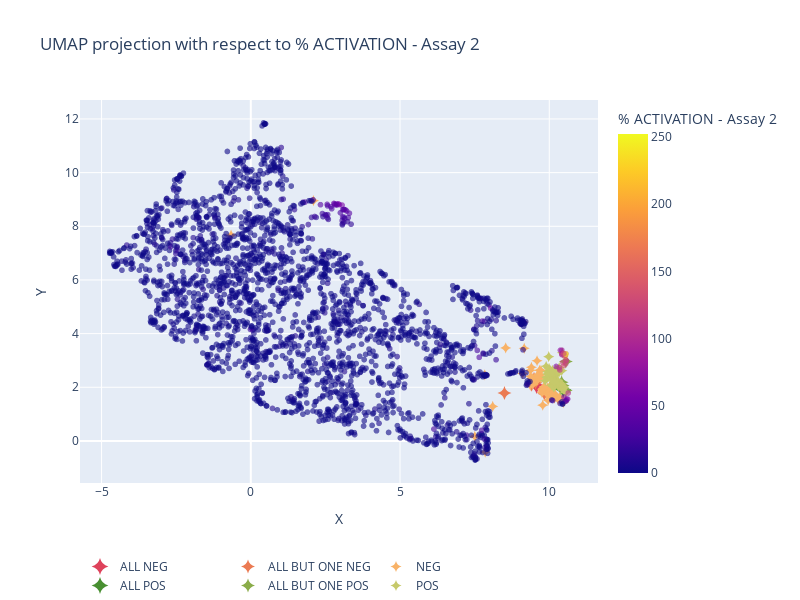
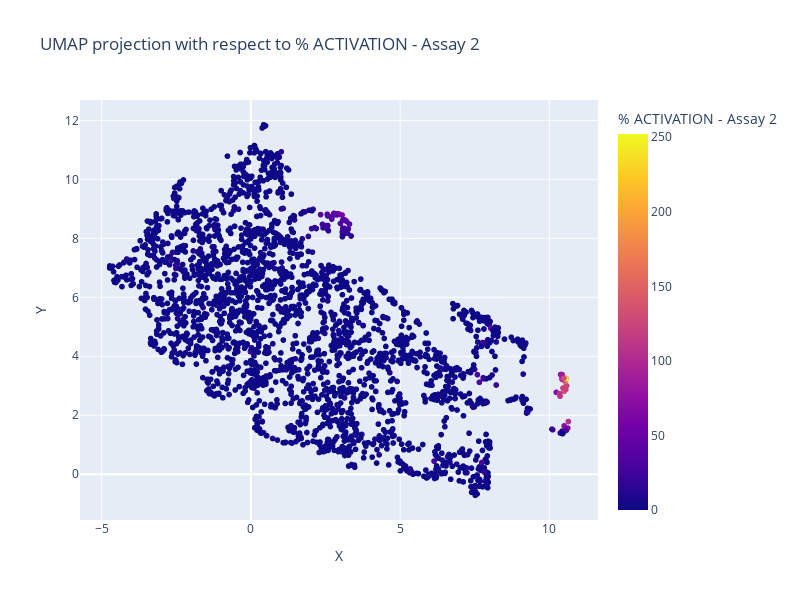

The notebook cell saved with these charts, in order:
### Code cell
fig = plot_projection_2d(compounds, '% ACTIVATION - Assay 2')
controls = split_controls_pos_neg(ctrl, '% ACTIVATION - Assay 2')
fig_controls = projection_2d_add_controls2(fig, controls)
fig_controls.show()
fig.show()

### Figure 1 — Plotly figure (JSON) as saved in the notebook; plotly's stock layout.template omitted (floating-point values rounded to 4 significant figures; data arrays with more than 128 entries replaced by an {"elided": "..."} marker saying what was removed)
{"data": [{"customdata": {"elided": "2456x2 float values"}, "hovertemplate": "X=%{x:.3f}<br>Y=%{y:.3f}<br>Compound ID=%{customdata[0]}<br>% ACTIVATION - Assay 2=%{marker.color:.3f}<extra></extra>", "legendgroup": "", "marker": {"color": {"elided": "2456 float values"}, "coloraxis": "coloraxis", "opacity": 0.6, "symbol": "circle"}, "mode": "markers+text", "name": "", "showlegend": false, "text": {"elided": "2456 int values"}, "type": "scattergl", "x": {"elided": "2456 float values"}, "xaxis": "x", "y": {"elided": "2456 float values"}, "yaxis": "y"}, {"hovertemplate": "<b>%{text[0]}</b><br><b>%{text[1]}</b><br>X: %{x:.4f}<br>Y: %{y:.4f}<br><extra></extra>", "marker": {"color": "#de425b", "size": 12, "symbol": "star-diamond"}, "mode": "markers", "name": "ALL NEG", "text": [["POS: ", "NEG: Assay 1,Assay 2,Assay 3,Assay 4,Assay 5,Assay 6,Assay 7"]], "type": "scatter", "x": [9.575], "y": [2.059]}, {"hovertemplate": "<b>%{text[0]}</b><br><b>%{text[1]}</b><br>X: %{x:.4f}<br>Y: %{y:.4f}<br><extra></extra>", "marker": {"color": "#eb7a52", "size": 10, "symbol": "star-diamond"}, "mode": "markers", "name": "ALL BUT ONE NEG", "text": [["POS: Assay 7", "NEG: Assay 1,Assay 2,Assay 3,Assay 4,Assay 5,Assay 6"], ["POS: Assay 6", "NEG: Assay 1,Assay 2,Assay 3,Assay 4,Assay 5,Assay 7"], ["POS: Assay 5", "NEG: Assay 1,Assay 2,Assay 3,Assay 4,Assay 6,Assay 7"], ["POS: Assay 4", "NEG: Assay 1,Assay 2,Assay 3,Assay 5,Assay 6,Assay 7"], ["POS: Assay 3", "NEG: Assay 1,Assay 2,Assay 4,Assay 5,Assay 6,Assay 7"], ["POS: Assay 1", "NEG: Assay 2,Assay 3,Assay 4,Assay 5,Assay 6,Assay 7"]], "type": "scatter", "x": [8.499, 9.54, 9.41, 9.489, 9.836, 9.571], "y": [1.791, 2.173, 2.093, 2.315, 1.763, 2.257]}, {"hovertemplate": "<b>%{text[0]}</b><br><b>%{text[1]}</b><br>X: %{x:.4f}<br>Y: %{y:.4f}<br><extra></extra>", "marker": {"color": "#f8b267", "size": 8, "symbol": "star-diamond"}, "mode": "markers", "name": "NEG", "text": [["POS: Assay 6,Assay 7", "NEG: Assay 1,Assay 2,Assay 3,Assay 4,Assay 5"], ["POS: Assay 5,Assay 7", "NEG: Assay 1,Assay 2,Assay 3,Assay 4,Assay 6"], ["POS: Assay 5,Assay 6", "NEG: Assay 1,Assay 2,Assay 3,Assay 4,Assay 7"], ["POS: Assay 5,Assay 6,Assay 7", "NEG: Assay 1,Assay 2,Assay 3,Assay 4"], ["POS: Assay 4,Assay 7", "NEG: Assay 1,Assay 2,Assay 3,Assay 5,Assay 6"], ["POS: Assay 4,Assay 6", "NEG: Assay 1,Assay 2,Assay 3,Assay 5,Assay 7"], ["POS: Assay 4,Assay 6,Assay 7", "NEG: Assay 1,Assay 2,Assay 3,Assay 5"], ["POS: Assay 4,Assay 5", "NEG: Assay 1,Assay 2,Assay 3,Assay 6,Assay 7"], ["POS: Assay 4,Assay 5,Assay 7", "NEG: Assay 1,Assay 2,Assay 3,Assay 6"], ["POS: Assay 4,Assay 5,Assay 6", "NEG: Assay 1,Assay 2,Assay 3,Assay 7"], ["POS: Assay 4,Assay 5,Assay 6,Assay 7", "NEG: Assay 1,Assay 2,Assay 3"], ["POS: Assay 3,Assay 7", "NEG: Assay 1,Assay 2,Assay 4,Assay 5,Assay 6"], ["POS: Assay 3,Assay 6", "NEG: Assay 1,Assay 2,Assay 4,Assay 5,Assay 7"], ["POS: Assay 3,Assay 6,Assay 7", "NEG: Assay 1,Assay 2,Assay 4,Assay 5"], ["POS: Assay 3,Assay 5", "NEG: Assay 1,Assay 2,Assay 4,Assay 6,Assay 7"], ["POS: Assay 3,Assay 5,Assay 7", "NEG: Assay 1,Assay 2,Assay 4,Assay 6"], ["POS: Assay 3,Assay 5,Assay 6", "NEG: Assay 1,Assay 2,Assay 4,Assay 7"], ["POS: Assay 3,Assay 5,Assay 6,Assay 7", "NEG: Assay 1,Assay 2,Assay 4"], ["POS: Assay 3,Assay 4", "NEG: Assay 1,Assay 2,Assay 5,Assay 6,Assay 7"], ["POS: Assay 3,Assay 4,Assay 7", "NEG: Assay 1,Assay 2,Assay 5,Assay 6"], ["POS: Assay 3,Assay 4,Assay 6", "NEG: Assay 1,Assay 2,Assay 5,Assay 7"], ["POS: Assay 3,Assay 4,Assay 6,Assay 7", "NEG: Assay 1,Assay 2,Assay 5"], ["POS: Assay 3,Assay 4,Assay 5", "NEG: Assay 1,Assay 2,Assay 6,Assay 7"], ["POS: Assay 3,Assay 4,Assay 5,Assay 7", "NEG: Assay 1,Assay 2,Assay 6"], ["POS: Assay 3,Assay 4,Assay 5,Assay 6", "NEG: Assay 1,Assay 2,Assay 7"], ["POS: Assay 3,Assay 4,Assay 5,Assay 6,Assay 7", "NEG: Assay 1,Assay 2"], ["POS: Assay 1,Assay 7", "NEG: Assay 2,Assay 3,Assay 4,Assay 5,Assay 6"], ["POS: Assay 1,Assay 6", "NEG: Assay 2,Assay 3,Assay 4,Assay 5,Assay 7"], ["POS: Assay 1,Assay 6,Assay 7", "NEG: Assay 2,Assay 3,Assay 4,Assay 5"], ["POS: Assay 1,Assay 5", "NEG: Assay 2,Assay 3,Assay 4,Assay 6,Assay 7"], ["POS: Assay 1,Assay 5,Assay 7", "NEG: Assay 2,Assay 3,Assay 4,Assay 6"], ["POS: Assay 1,Assay 5,Assay 6", "NEG: Assay 2,Assay 3,Assay 4,Assay 7"], ["POS: Assay 1,Assay 5,Assay 6,Assay 7", "NEG: Assay 2,Assay 3,Assay 4"], ["POS: Assay 1,Assay 4", "NEG: Assay 2,Assay 3,Assay 5,Assay 6,Assay 7"], ["POS: Assay 1,Assay 4,Assay 7", "NEG: Assay 2,Assay 3,Assay 5,Assay 6"], ["POS: Assay 1,Assay 4,Assay 6", "NEG: Assay 2,Assay 3,Assay 5,Assay 7"], ["POS: Assay 1,Assay 4,Assay 6,Assay 7", "NEG: Assay 2,Assay 3,Assay 5"], ["POS: Assay 1,Assay 4,Assay 5", "NEG: Assay 2,Assay 3,Assay 6,Assay 7"], ["POS: Assay 1,Assay 4,Assay 5,Assay 7", "NEG: Assay 2,Assay 3,Assay 6"], ["POS: Assay 1,Assay 4,Assay 5,Assay 6", "NEG: Assay 2,Assay 3,Assay 7"], ["POS: Assay 1,Assay 4,Assay 5,Assay 6,Assay 7", "NEG: Assay 2,Assay 3"], ["POS: Assay 1,Assay 3", "NEG: Assay 2,Assay 4,Assay 5,Assay 6,Assay 7"], ["POS: Assay 1,Assay 3,Assay 7", "NEG: Assay 2,Assay 4,Assay 5,Assay 6"], ["POS: Assay 1,Assay 3,Assay 6", "NEG: Assay 2,Assay 4,Assay 5,Assay 7"], ["POS: Assay 1,Assay 3,Assay 6,Assay 7", "NEG: Assay 2,Assay 4,Assay 5"], ["POS: Assay 1,Assay 3,Assay 5", "NEG: Assay 2,Assay 4,Assay 6,Assay 7"], ["POS: Assay 1,Assay 3,Assay 5,Assay 7", "NEG: Assay 2,Assay 4,Assay 6"], ["POS: Assay 1,Assay 3,Assay 5,Assay 6", "NEG: Assay 2,Assay 4,Assay 7"], ["POS: Assay 1,Assay 3,Assay 5,Assay 6,Assay 7", "NEG: Assay 2,Assay 4"], ["POS: Assay 1,Assay 3,Assay 4", "NEG: Assay 2,Assay 5,Assay 6,Assay 7"], ["POS: Assay 1,Assay 3,Assay 4,Assay 7", "NEG: Assay 2,Assay 5,Assay 6"], ["POS: Assay 1,Assay 3,Assay 4,Assay 6", "NEG: Assay 2,Assay 5,Assay 7"], ["POS: Assay 1,Assay 3,Assay 4,Assay 6,Assay 7", "NEG: Assay 2,Assay 5"], ["POS: Assay 1,Assay 3,Assay 4,Assay 5", "NEG: Assay 2,Assay 6,Assay 7"], ["POS: Assay 1,Assay 3,Assay 4,Assay 5,Assay 7", "NEG: Assay 2,Assay 6"], ["POS: Assay 1,Assay 3,Assay 4,Assay 5,Assay 6", "NEG: Assay 2,Assay 7"], ["POS: Assay 1,Assay 3,Assay 4,Assay 5,Assay 6,Assay 7", "NEG: Assay 2"]], "type": "scatter", "x": [9.161, 8.105, 9.364, 7.853, 8.54, 9.402, 9.121, 9.445, 7.838, 9.108, -0.6621, 10.17, 9.912, 10.3, 9.785, 10.06, 9.755, 9.781, 9.914, 10.3, 10.01, 10.47, 9.822, 10.02, 9.775, 9.962, 9.497, 9.715, 9.673, 9.6, 9.446, 9.558, 7.506, 9.699, 9.368, 9.721, 9.591, 9.605, 9.376, 9.596, 2.098, 9.94, 10.06, 9.94, 10.1, 9.847, 10.03, 9.79, 10.09, 9.958, 10.21, 10.01, 10.35, 9.836, 10.12, 9.825, 10.21], "y": [3.453, 1.286, 2.071, -0.4154, 3.466, 2.743, 4.434, 2.32, 2.461, 2.51, 7.676, 1.591, 1.782, 1.548, 1.865, 1.642, 1.808, 1.334, 1.792, 1.569, 1.819, 1.432, 1.894, 1.695, 1.922, 1.519, 2.326, 2.36, 2.635, 2.272, 2.104, 2.227, 0.1691, 2.461, 2.635, 2.627, 2.99, 2.366, 2.398, 2.444, 8.953, 1.964, 1.795, 1.941, 1.762, 2.015, 1.791, 1.955, 1.757, 1.965, 1.716, 2.023, 1.636, 2.03, 1.785, 1.981, 1.668]}, {"hovertemplate": "<b>%{text[0]}</b><br><b>%{text[1]}</b><br>X: %{x:.4f}<br>Y: %{y:.4f}<br><extra></extra>", "marker": {"color": "#488f31", "size": 12, "symbol": "star-diamond"}, "mode": "markers", "name": "ALL POS", "text": [["POS: Assay 1,Assay 2,Assay 3,Assay 4,Assay 5,Assay 6,Assay 7", "NEG: "]], "type": "scatter", "x": [10.47], "y": [1.914]}, {"hovertemplate": "<b>%{text[0]}</b><br><b>%{text[1]}</b><br>X: %{x:.4f}<br>Y: %{y:.4f}<br><extra></extra>", "marker": {"color": "#8aac49", "size": 10, "symbol": "star-diamond"}, "mode": "markers", "name": "ALL BUT ONE POS", "text": [["POS: Assay 2,Assay 3,Assay 4,Assay 5,Assay 6,Assay 7", "NEG: Assay 1"], ["POS: Assay 1,Assay 2,Assay 4,Assay 5,Assay 6,Assay 7", "NEG: Assay 3"], ["POS: Assay 1,Assay 2,Assay 3,Assay 5,Assay 6,Assay 7", "NEG: Assay 4"], ["POS: Assay 1,Assay 2,Assay 3,Assay 4,Assay 6,Assay 7", "NEG: Assay 5"], ["POS: Assay 1,Assay 2,Assay 3,Assay 4,Assay 5,Assay 7", "NEG: Assay 6"], ["POS: Assay 1,Assay 2,Assay 3,Assay 4,Assay 5,Assay 6", "NEG: Assay 7"]], "type": "scatter", "x": [10.4, 10.56, 10.45, 10.55, 10.41, 10.22], "y": [1.958, 2.96, 2.064, 1.877, 2.185, 2.197]}, {"hovertemplate": "<b>%{text[0]}</b><br><b>%{text[1]}</b><br>X: %{x:.4f}<br>Y: %{y:.4f}<br><extra></extra>", "marker": {"color": "#c6c96a", "size": 8, "symbol": "star-diamond"}, "mode": "markers", "name": "POS", "text": [["POS: Assay 2", "NEG: Assay 1,Assay 3,Assay 4,Assay 5,Assay 6,Assay 7"], ["POS: Assay 2,Assay 7", "NEG: Assay 1,Assay 3,Assay 4,Assay 5,Assay 6"], ["POS: Assay 2,Assay 6", "NEG: Assay 1,Assay 3,Assay 4,Assay 5,Assay 7"], ["POS: Assay 2,Assay 6,Assay 7", "NEG: Assay 1,Assay 3,Assay 4,Assay 5"], ["POS: Assay 2,Assay 5", "NEG: Assay 1,Assay 3,Assay 4,Assay 6,Assay 7"], ["POS: Assay 2,Assay 5,Assay 7", "NEG: Assay 1,Assay 3,Assay 4,Assay 6"], ["POS: Assay 2,Assay 5,Assay 6", "NEG: Assay 1,Assay 3,Assay 4,Assay 7"], ["POS: Assay 2,Assay 5,Assay 6,Assay 7", "NEG: Assay 1,Assay 3,Assay 4"], ["POS: Assay 2,Assay 4", "NEG: Assay 1,Assay 3,Assay 5,Assay 6,Assay 7"], ["POS: Assay 2,Assay 4,Assay 7", "NEG: Assay 1,Assay 3,Assay 5,Assay 6"], ["POS: Assay 2,Assay 4,Assay 6", "NEG: Assay 1,Assay 3,Assay 5,Assay 7"], ["POS: Assay 2,Assay 4,Assay 6,Assay 7", "NEG: Assay 1,Assay 3,Assay 5"], ["POS: Assay 2,Assay 4,Assay 5", "NEG: Assay 1,Assay 3,Assay 6,Assay 7"], ["POS: Assay 2,Assay 4,Assay 5,Assay 7", "NEG: Assay 1,Assay 3,Assay 6"], ["POS: Assay 2,Assay 4,Assay 5,Assay 6", "NEG: Assay 1,Assay 3,Assay 7"], ["POS: Assay 2,Assay 4,Assay 5,Assay 6,Assay 7", "NEG: Assay 1,Assay 3"], ["POS: Assay 2,Assay 3", "NEG: Assay 1,Assay 4,Assay 5,Assay 6,Assay 7"], ["POS: Assay 2,Assay 3,Assay 7", "NEG: Assay 1,Assay 4,Assay 5,Assay 6"], ["POS: Assay 2,Assay 3,Assay 6", "NEG: Assay 1,Assay 4,Assay 5,Assay 7"], ["POS: Assay 2,Assay 3,Assay 6,Assay 7", "NEG: Assay 1,Assay 4,Assay 5"], ["POS: Assay 2,Assay 3,Assay 5", "NEG: Assay 1,Assay 4,Assay 6,Assay 7"], ["POS: Assay 2,Assay 3,Assay 5,Assay 7", "NEG: Assay 1,Assay 4,Assay 6"], ["POS: Assay 2,Assay 3,Assay 5,Assay 6", "NEG: Assay 1,Assay 4,Assay 7"], ["POS: Assay 2,Assay 3,Assay 5,Assay 6,Assay 7", "NEG: Assay 1,Assay 4"], ["POS: Assay 2,Assay 3,Assay 4", "NEG: Assay 1,Assay 5,Assay 6,Assay 7"], ["POS: Assay 2,Assay 3,Assay 4,Assay 7", "NEG: Assay 1,Assay 5,Assay 6"], ["POS: Assay 2,Assay 3,Assay 4,Assay 6", "NEG: Assay 1,Assay 5,Assay 7"], ["POS: Assay 2,Assay 3,Assay 4,Assay 6,Assay 7", "NEG: Assay 1,Assay 5"], ["POS: Assay 2,Assay 3,Assay 4,Assay 5", "NEG: Assay 1,Assay 6,Assay 7"], ["POS: Assay 2,Assay 3,Assay 4,Assay 5,Assay 7", "NEG: Assay 1,Assay 6"], ["POS: Assay 2,Assay 3,Assay 4,Assay 5,Assay 6", "NEG: Assay 1,Assay 7"], ["POS: Assay 1,Assay 2", "NEG: Assay 3,Assay 4,Assay 5,Assay 6,Assay 7"], ["POS: Assay 1,Assay 2,Assay 7", "NEG: Assay 3,Assay 4,Assay 5,Assay 6"], ["POS: Assay 1,Assay 2,Assay 6", "NEG: Assay 3,Assay 4,Assay 5,Assay 7"], ["POS: Assay 1,Assay 2,Assay 6,Assay 7", "NEG: Assay 3,Assay 4,Assay 5"], ["POS: Assay 1,Assay 2,Assay 5", "NEG: Assay 3,Assay 4,Assay 6,Assay 7"], ["POS: Assay 1,Assay 2,Assay 5,Assay 7", "NEG: Assay 3,Assay 4,Assay 6"], ["POS: Assay 1,Assay 2,Assay 5,Assay 6", "NEG: Assay 3,Assay 4,Assay 7"], ["POS: Assay 1,Assay 2,Assay 5,Assay 6,Assay 7", "NEG: Assay 3,Assay 4"], ["POS: Assay 1,Assay 2,Assay 4", "NEG: Assay 3,Assay 5,Assay 6,Assay 7"], ["POS: Assay 1,Assay 2,Assay 4,Assay 7", "NEG: Assay 3,Assay 5,Assay 6"], ["POS: Assay 1,Assay 2,Assay 4,Assay 6", "NEG: Assay 3,Assay 5,Assay 7"], ["POS: Assay 1,Assay 2,Assay 4,Assay 6,Assay 7", "NEG: Assay 3,Assay 5"], ["POS: Assay 1,Assay 2,Assay 4,Assay 5", "NEG: Assay 3,Assay 6,Assay 7"], ["POS: Assay 1,Assay 2,Assay 4,Assay 5,Assay 7", "NEG: Assay 3,Assay 6"], ["POS: Assay 1,Assay 2,Assay 4,Assay 5,Assay 6", "NEG: Assay 3,Assay 7"], ["POS: Assay 1,Assay 2,Assay 3", "NEG: Assay 4,Assay 5,Assay 6,Assay 7"], ["POS: Assay 1,Assay 2,Assay 3,Assay 7", "NEG: Assay 4,Assay 5,Assay 6"], ["POS: Assay 1,Assay 2,Assay 3,Assay 6", "NEG: Assay 4,Assay 5,Assay 7"], ["POS: Assay 1,Assay 2,Assay 3,Assay 6,Assay 7", "NEG: Assay 4,Assay 5"], ["POS: Assay 1,Assay 2,Assay 3,Assay 5", "NEG: Assay 4,Assay 6,Assay 7"], ["POS: Assay 1,Assay 2,Assay 3,Assay 5,Assay 7", "NEG: Assay 4,Assay 6"], ["POS: Assay 1,Assay 2,Assay 3,Assay 5,Assay 6", "NEG: Assay 4,Assay 7"], ["POS: Assay 1,Assay 2,Assay 3,Assay 4", "NEG: Assay 5,Assay 6,Assay 7"], ["POS: Assay 1,Assay 2,Assay 3,Assay 4,Assay 7", "NEG: Assay 5,Assay 6"], ["POS: Assay 1,Assay 2,Assay 3,Assay 4,Assay 6", "NEG: Assay 5,Assay 7"], ["POS: Assay 1,Assay 2,Assay 3,Assay 4,Assay 5", "NEG: Assay 6,Assay 7"]], "type": "scatter", "x": [9.935, 10.23, 10.06, 10.26, 9.865, 10.18, 9.917, 10.31, 9.943, 10.23, 9.896, 9.983, 9.946, 10.33, 9.994, 10.44, 10.18, 10.34, 10.32, 10.48, 10.07, 10.42, 10.14, 10.41, 10.3, 10.43, 10.31, 10.54, 10.14, 10.36, 10.15, 10.03, 10.18, 10.18, 10.33, 10.05, 10.15, 10.18, 10.42, 9.968, 10.17, 10.11, 10.21, 10.03, 10.27, 10.11, 10.2, 10.33, 10.42, 10.49, 10.21, 10.35, 10.29, 10.2, 10.38, 10.27, 10.17], "y": [2.384, 2.496, 2.511, 2.586, 2.243, 2.473, 2.365, 2.613, 2.576, 2.637, 2.784, 3.142, 2.492, 2.733, 2.709, 3.285, 2.034, 2.069, 2.096, 2.014, 2.079, 2.049, 2.033, 2.001, 2.057, 1.975, 2.047, 1.811, 2.053, 2.045, 2.023, 2.414, 2.481, 2.498, 2.562, 2.342, 2.411, 2.471, 2.62, 2.492, 2.521, 2.629, 2.645, 2.527, 2.58, 2.574, 2.191, 2.09, 2.121, 1.98, 2.136, 2.114, 2.247, 2.188, 2.088, 2.169, 2.199]}], "layout": {"coloraxis": {"cmax": 252.2, "cmin": 0, "colorbar": {"title": {"text": "% ACTIVATION - Assay 2"}}, "colorscale": [[0, "#0d0887"], [0.1111, "#46039f"], [0.2222, "#7201a8"], [0.3333, "#9c179e"], [0.4444, "#bd3786"], [0.5556, "#d8576b"], [0.6667, "#ed7953"], [0.7778, "#fb9f3a"], [0.8889, "#fdca26"], [1, "#f0f921"]]}, "height": 600, "legend": {"orientation": "h", "tracegroupgap": 0, "x": 0, "xanchor": "left", "y": -0.15, "yanchor": "top"}, "title": {"text": "UMAP projection with respect to % ACTIVATION - Assay 2"}, "width": 800, "xaxis": {"anchor": "y", "domain": [0, 1], "title": {"text": "X"}}, "yaxis": {"anchor": "x", "domain": [0, 1], "title": {"text": "Y"}}}}

### Figure 2 — Plotly figure (JSON) as saved in the notebook; plotly's stock layout.template omitted (floating-point values rounded to 4 significant figures; data arrays with more than 128 entries replaced by an {"elided": "..."} marker saying what was removed)
{"data": [{"customdata": {"elided": "2456x2 float values"}, "hovertemplate": "X=%{x:.3f}<br>Y=%{y:.3f}<br>Compound ID=%{customdata[0]}<br>% ACTIVATION - Assay 2=%{marker.color:.3f}<extra></extra>", "legendgroup": "", "marker": {"color": {"elided": "2456 float values"}, "coloraxis": "coloraxis", "symbol": "circle"}, "mode": "markers+text", "name": "", "showlegend": false, "text": {"elided": "2456 int values"}, "type": "scattergl", "x": {"elided": "2456 float values"}, "xaxis": "x", "y": {"elided": "2456 float values"}, "yaxis": "y"}], "layout": {"coloraxis": {"cmax": 252.2, "cmin": 0, "colorbar": {"title": {"text": "% ACTIVATION - Assay 2"}}, "colorscale": [[0, "#0d0887"], [0.1111, "#46039f"], [0.2222, "#7201a8"], [0.3333, "#9c179e"], [0.4444, "#bd3786"], [0.5556, "#d8576b"], [0.6667, "#ed7953"], [0.7778, "#fb9f3a"], [0.8889, "#fdca26"], [1, "#f0f921"]]}, "height": 600, "legend": {"tracegroupgap": 0}, "title": {"text": "UMAP projection with respect to % ACTIVATION - Assay 2"}, "width": 800, "xaxis": {"anchor": "y", "domain": [0, 1], "title": {"text": "X"}}, "yaxis": {"anchor": "x", "domain": [0, 1], "title": {"text": "Y"}}}}
